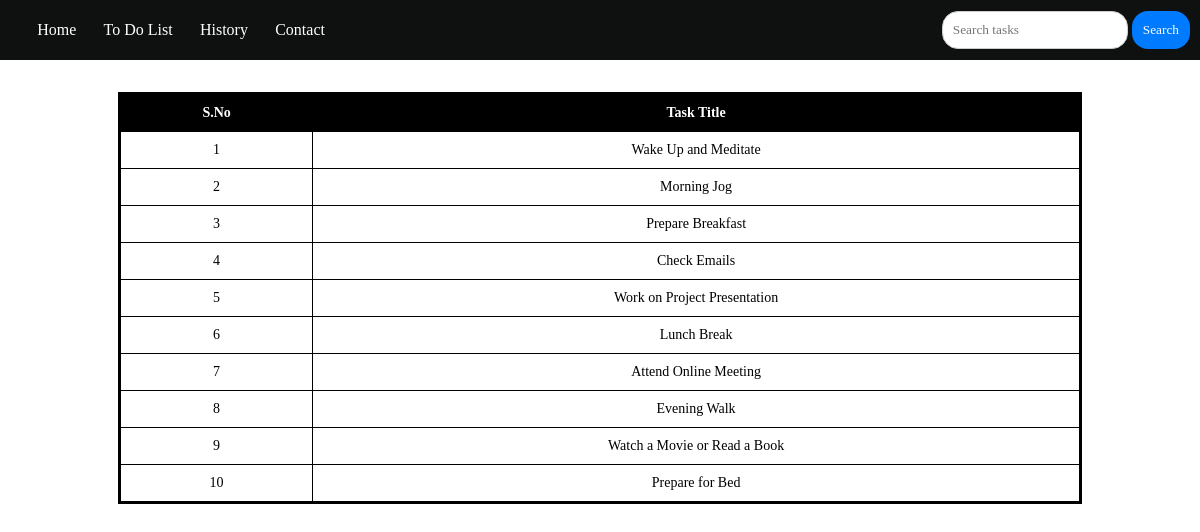
/index, run on the app's committed database.
### tdl/models.py (models this page shows, shortened)
class Tasks(models.Model):
    task = models.CharField(max_length=32)
    description = models.CharField(max_length=1024)

### tdl/views.py (the view)
# urls.py: path('index',views.index,name='index'),
def index(request):
    query = request.GET.get('search', '')
    if query:
        data = Tasks.objects.filter(task__icontains=query)
    else:
        data = Tasks.objects.all()
    return render(request,'index.html',{'data':data, 'is_index':True})

### tdl/templates/index.html (shortened to what this page needs)
<!DOCTYPE html>
{% load static %}
<html lang="en">
<head>
    <link rel="stylesheet" href="{% static 'css/index.css' %}">
</head>
<body>
    {% include 'nav.html' %}
    <section>
        <div class="table-contents">
            <table>
                <thead>
                    <th>
                        S.No
                    </th>
                    <th>
                        Task Title
                    </th>
                </thead>
                {% for i in data %}
                <tbody>
                    <tr>
                        <td>{{ forloop.counter }}</td>
                        <td id="links">
                            <a href="{% url 'display' i.id %}" style="text-decoration: none; color: black;">
                                {{ i.task }}
                            </a>
                        </td>
                    </tr>
                </tbody>
                {% endfor %}
            </table>
        </div>
    </section>
</body>
</html>

### templates/nav.html
    <nav class="navbar">
        <div class="ln">
            <div class="lnc">
                <a href="{% url 'create' %}"><p>Home</p></a>
                <a href="{% url 'index' %}"><p>To Do List</p></a>
                <a href="{% url 'history' %}"><p>History</p></a>
                <p>Contact</p>
            </div>
        </div>
        <div class="search-button">
            {% if is_index %}
                <form method="GET" action="">
                    <div>
                        <input type="text" name="search" placeholder="Search tasks" style="padding: 10px;">
                        <button type="submit" style="padding: 11px;">Search</button>
                    </div>
                </form>
            {% endif %}
        </div>
    </nav>

### static/css/index.css (style rules this page uses)
* { margin: 0; padding: 0; font-family: Georgia, 'Times New Roman', Times, serif; border: border-box; }
.navbar { height: 60px; background-color: #0f1111; color: white; display: flex; align-items: center; justify-content: space-evenly; padding-left: 10px; padding-right: 10px; }
.ln { width: 100%; display: flex; justify-content: space-between; align-items: center; }
.lnc { width: 43.5%; display: flex; justify-content: space-evenly; align-content: center; }
section { margin-top: 2rem; width: 100%; display: flex; justify-content: space-evenly; }
.table-contents { width: 80%; border: 2px solid black; background-color: white; }
table { width: 100%; border-collapse: collapse; }
th, td { border: 1px solid black; text-align: center; padding: 10px; font-size: 14px; }
th { background-color: black; color: white; font-weight: bold; }
td { color: black; word-wrap: break-word; max-width: 200px; }
a { color: #ffffff; text-decoration: none; }
.search-button form { display: inline-block; }
.search-button input[type="text"] { border: 1px solid #ccc; border-radius: 1rem; padding: 10px; }
.search-button button { background-color: #007BFF; color: white; border: none; border-radius: 1rem; padding: 11px; cursor: pointer; }
.search-button { width: 50%; display: flex; justify-content: flex-end; align-items: center; }

### data on the page
Tasks: task "Wake Up and Meditate"
Tasks: task "Morning Jog"
Tasks: task "Prepare Breakfast"
Tasks: task "Check Emails"
Tasks: task "Work on Project Presentation"
Tasks: task "Lunch Break"
Tasks: task "Attend Online Meeting"
Tasks: task "Evening Walk"
Tasks: task "Watch a Movie or Read a Book"
Tasks: task "Prepare for Bed"
